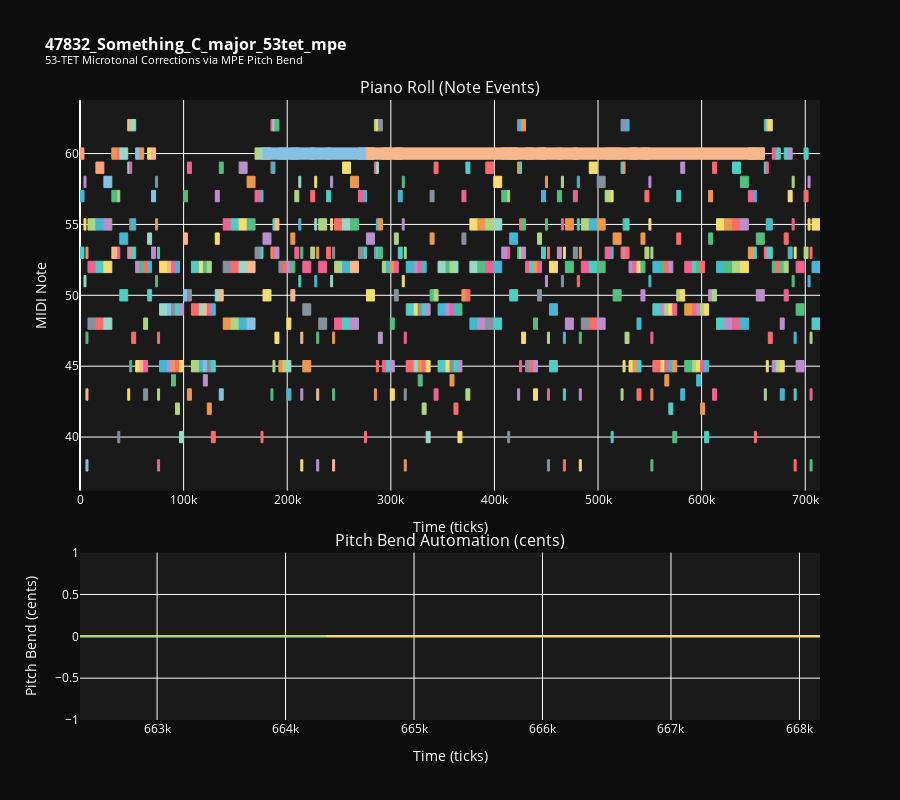

Notebook code cell kept with this figure:
### Markdown cell above
## 🎹 Interactive MPE MIDI Visualizer & Player

Let's create a proper interactive player that shows:
- Piano roll with all notes
- Pitch bend automation per note
- Timeline scrubber
- Playback controls

### Code cell
# ═══════════════════════════════════════════════════════════════════════════════
# INTERACTIVE MPE MIDI PIANO ROLL VISUALIZER
# ═══════════════════════════════════════════════════════════════════════════════

import plotly.graph_objects as go
from plotly.subplots import make_subplots
import mido

def parse_mpe_midi_for_visualization(filepath):
    """
    Parse MPE MIDI file and extract all events for visualization.
    Returns notes with pitch bend data.
    """
    mid = mido.MidiFile(filepath)
    
    # Track pitch bend per channel
    pitch_bends = {ch: [] for ch in range(16)}
    notes = []
    
    abs_time = 0
    active_notes = {}  # {(channel, note): {'start': time, 'velocity': vel, 'pitch_bends': []}}
    
    # Process all tracks
    for track in mid.tracks:
        abs_time = 0
        for msg in track:
            abs_time += msg.time
            
            if msg.type == 'pitchwheel':
                # Store pitch bend event
                cents = (msg.pitch / 8191.0) * 48 * 100  # Convert to cents
                pitch_bends[msg.channel].append({
                    'time': abs_time,
                    'cents': cents,
                    'raw': msg.pitch
                })
                
                # Update active notes on this channel
                for key, note_data in active_notes.items():
                    if key[0] == msg.channel:
                        note_data['pitch_bends'].append({
                            'time': abs_time,
                            'cents': cents
                        })
            
            elif msg.type == 'note_on' and msg.velocity > 0:
                key = (msg.channel, msg.note)
                active_notes[key] = {
                    'start': abs_time,
                    'velocity': msg.velocity,
                    'pitch_bends': [],
                    'note': msg.note,
                    'channel': msg.channel
                }
            
            elif msg.type == 'note_off' or (msg.type == 'note_on' and msg.velocity == 0):
                key = (msg.channel, msg.note)
                if key in active_notes:
                    note_data = active_notes[key]
                    notes.append({
                        'note': msg.note,
                        'start': note_data['start'],
                        'end': abs_time,
                        'duration': abs_time - note_data['start'],
                        'velocity': note_data['velocity'],
                        'channel': msg.channel,
                        'pitch_bends': note_data['pitch_bends']
                    })
                    del active_notes[key]
    
    return {
        'notes': notes,
        'duration': mid.length,
        'ticks_per_beat': mid.ticks_per_beat,
        'total_ticks': abs_time
    }


def create_mpe_piano_roll(midi_data, title="MPE MIDI Piano Roll"):
    """
    Create an interactive piano roll visualization with pitch bend automation.
    """
    notes = midi_data['notes']
    
    if not notes:
        print("No notes found in MIDI file!")
        return None
    
    # Create subplots: Piano roll on top, pitch bend on bottom
    fig = make_subplots(
        rows=2, cols=1,
        row_heights=[0.7, 0.3],
        subplot_titles=(
            "Piano Roll (Note Events)",
            "Pitch Bend Automation (cents)"
        ),
        vertical_spacing=0.1
    )
    
    # ═══════════════════════════════════════════════════════════════════
    # TOP: Piano Roll
    # ═══════════════════════════════════════════════════════════════════
    
    # Color map for channels
    channel_colors = [
        '#FF6B6B', '#4ECDC4', '#45B7D1', '#FFA07A', '#98D8C8',
        '#F7DC6F', '#BB8FCE', '#85C1E2', '#F8B88B', '#AAB7B8',
        '#52BE80', '#EB984E', '#85929E', '#F06292', '#AED581'
    ]
    
    for note_data in notes:
        # Calculate tick-based time (for better precision)
        start_tick = note_data['start']
        end_tick = note_data['end']
        note_num = note_data['note']
        channel = note_data['channel']
        
        # Average pitch bend for this note
        avg_bend = 0
        if note_data['pitch_bends']:
            avg_bend = sum(pb['cents'] for pb in note_data['pitch_bends']) / len(note_data['pitch_bends'])
        
        # Color by channel
        color = channel_colors[channel % len(channel_colors)]
        
        # Add note rectangle
        fig.add_trace(
            go.Scatter(
                x=[start_tick, end_tick, end_tick, start_tick, start_tick],
                y=[note_num-0.4, note_num-0.4, note_num+0.4, note_num+0.4, note_num-0.4],
                fill='toself',
                fillcolor=color,
                line=dict(color=color, width=1),
                mode='lines',
                name=f'Ch{channel}',
                showlegend=False,
                hovertemplate=f"Note: {note_num}<br>Channel: {channel}<br>Bend: {avg_bend:+.1f}¢<extra></extra>"
            ),
            row=1, col=1
        )
    
    # ═══════════════════════════════════════════════════════════════════
    # BOTTOM: Pitch Bend Automation
    # ═══════════════════════════════════════════════════════════════════
    
    for note_data in notes:
        if note_data['pitch_bends']:
            pb_times = [pb['time'] for pb in note_data['pitch_bends']]
            pb_cents = [pb['cents'] for pb in note_data['pitch_bends']]
            
            # Add start and end points
            pb_times = [note_data['start']] + pb_times + [note_data['end']]
            pb_cents = [pb_cents[0] if pb_cents else 0] + pb_cents + [pb_cents[-1] if pb_cents else 0]
            
            color = channel_colors[note_data['channel'] % len(channel_colors)]
            
            fig.add_trace(
                go.Scatter(
                    x=pb_times,
                    y=pb_cents,
                    mode='lines',
                    line=dict(color=color, width=2),
                    name=f"Note {note_data['note']}",
                    showlegend=False,
                    hovertemplate=f"Note: {note_data['note']}<br>Bend: %{{y:.1f}}¢<extra></extra>"
                ),
                row=2, col=1
            )
    
    # ═══════════════════════════════════════════════════════════════════
    # Layout and Styling
    # ═══════════════════════════════════════════════════════════════════
    
    fig.update_xaxes(title_text="Time (ticks)", row=1, col=1)
    fig.update_xaxes(title_text="Time (ticks)", row=2, col=1)
    fig.update_yaxes(title_text="MIDI Note", row=1, col=1)
    fig.update_yaxes(title_text="Pitch Bend (cents)", row=2, col=1, zeroline=True, zerolinewidth=2)
    
    fig.update_layout(
        title=dict(
            text=f"<b>{title}</b><br><sup>53-TET Microtonal Corrections via MPE Pitch Bend</sup>",
            font=dict(size=16)
        ),
        height=800,
        hovermode='closest',
        plot_bgcolor='#1a1a1a',
        paper_bgcolor='#0d0d0d',
        font=dict(color='white')
    )
    
    return fig


# Load and visualize the MPE MIDI file
print("═══ LOADING MPE MIDI FOR VISUALIZATION ═══\n")
midi_data = parse_mpe_midi_for_visualization(output_file)

print(f"File: {output_file.name}")
print(f"Total notes: {len(midi_data['notes'])}")
print(f"Duration: {midi_data['duration']:.1f}s")
print(f"Total ticks: {midi_data['total_ticks']:,}\n")

# Count notes with pitch bends
notes_with_bends = sum(1 for n in midi_data['notes'] if n['pitch_bends'])
print(f"Notes with pitch bend: {notes_with_bends} / {len(midi_data['notes'])} ({notes_with_bends/len(midi_data['notes'])*100:.1f}%)")

print("\n🎨 Creating visualization...\n")
fig = create_mpe_piano_roll(midi_data, title=output_file.stem)
fig.show()

print("\n✨ TIP: Hover over notes to see pitch bend values!")
print("📊 The bottom panel shows how each note is microtonally adjusted.")
